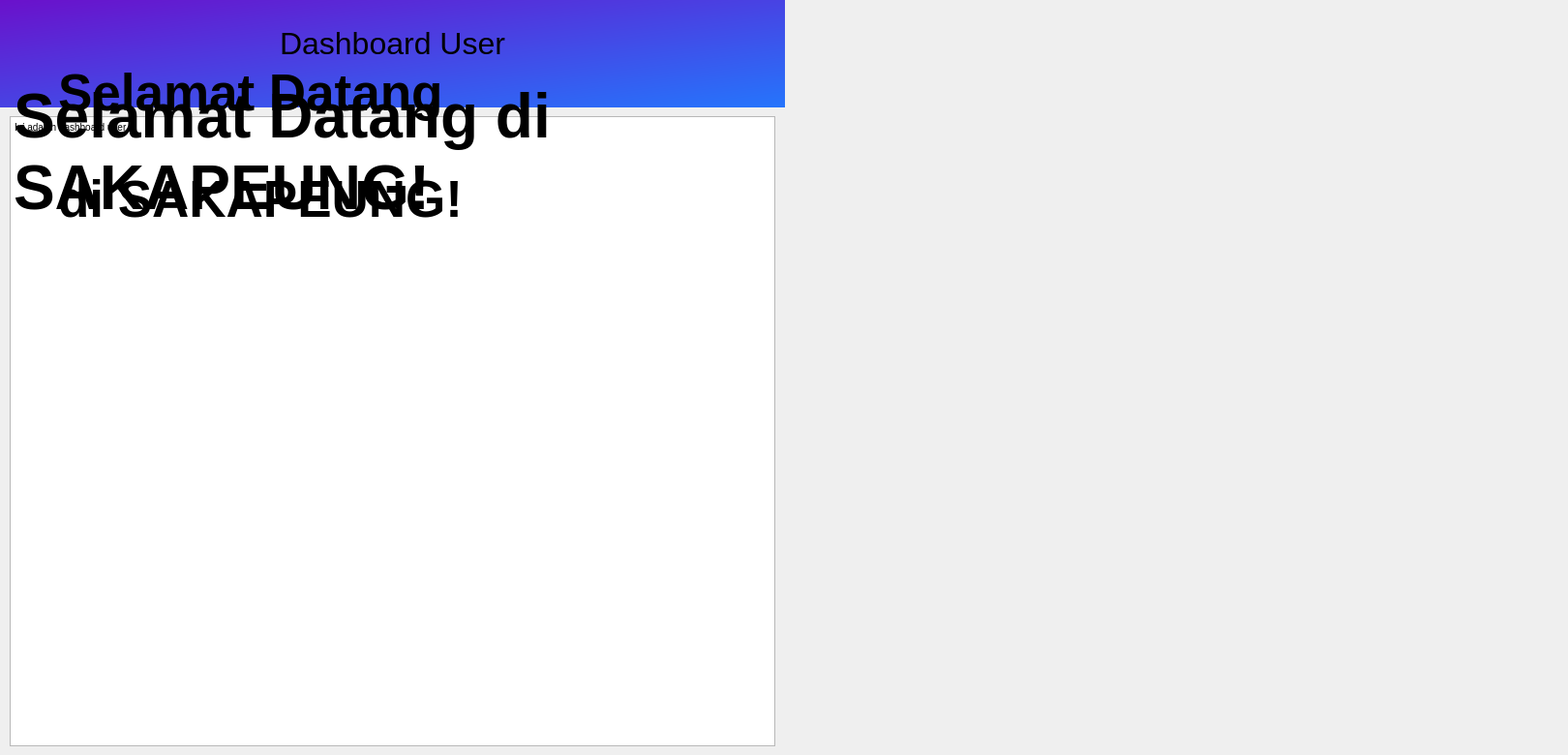
     <widget class="QWidget" name="user_dashboard">
      <widget class="QTextEdit" name="home_user">
       <property name="geometry">
        <rect>
         <x>10</x>
         <y>120</y>
         <width>791</width>
         <height>651</height>
        </rect>
       </property>
       <property name="html">
        <string>&lt;!DOCTYPE HTML PUBLIC &quot;-//W3C//DTD HTML 4.0//EN&quot; &quot;http://www.w3.org/TR/REC-html40/strict.dtd&quot;&gt;
&lt;html&gt;&lt;head&gt;&lt;meta name=&quot;qrichtext&quot; content=&quot;1&quot; /&gt;&lt;style type=&quot;text/css&quot;&gt;
p, li { white-space: pre-wrap; }
&lt;/style&gt;&lt;/head&gt;&lt;body style=&quot; font-family:'MS Shell Dlg 2'; font-size:7.8pt; font-weight:400; font-style:normal;&quot;&gt;
&lt;p style=&quot; margin-top:0px; margin-bottom:0px; margin-left:0px; margin-right:0px; -qt-block-indent:0; text-indent:0px;&quot;&gt;Ini adalah dashboard user&lt;/p&gt;&lt;/body&gt;&lt;/html&gt;</string>
       </property>
      </widget>
      <widget class="QTextBrowser" name="home_title_user">
       <property name="geometry">
        <rect>
         <x>0</x>
         <y>0</y>
         <width>811</width>
         <height>111</height>
        </rect>
       </property>
       <property name="styleSheet">
        <string notr="true">background: qlineargradient(x1:0, y1:0, x2:1, y2:1, stop:0 #6a11cb, stop:1 #2575fc);
border-radius: 0px; 
</string>
       </property>
       <property name="html">
        <string>&lt;!DOCTYPE HTML PUBLIC &quot;-//W3C//DTD HTML 4.0//EN&quot; &quot;http://www.w3.org/TR/REC-html40/strict.dtd&quot;&gt;
&lt;html&gt;&lt;head&gt;&lt;meta name=&quot;qrichtext&quot; content=&quot;1&quot; /&gt;&lt;style type=&quot;text/css&quot;&gt;
p, li { white-space: pre-wrap; }
&lt;/style&gt;&lt;/head&gt;&lt;body style=&quot; font-family:'MS Shell Dlg 2'; font-size:7.8pt; font-weight:400; font-style:normal;&quot;&gt;
&lt;p align=&quot;center&quot; style=&quot;-qt-paragraph-type:empty; margin-top:0px; margin-bottom:0px; margin-left:0px; margin-right:0px; -qt-block-indent:0; text-indent:0px;&quot;&gt;&lt;br /&gt;&lt;/p&gt;
&lt;p align=&quot;center&quot; style=&quot; margin-top:0px; margin-bottom:0px; margin-left:0px; margin-right:0px; -qt-block-indent:0; text-indent:0px;&quot;&gt;&lt;span style=&quot; font-size:6pt;&quot;&gt; &lt;/span&gt;&lt;/p&gt;
&lt;p align=&quot;center&quot; style=&quot; margin-top:0px; margin-bottom:0px; margin-left:0px; margin-right:0px; -qt-block-indent:0; text-indent:0px;&quot;&gt;&lt;span style=&quot; font-size:24pt;&quot;&gt;Dashboard User&lt;/span&gt;&lt;/p&gt;&lt;/body&gt;&lt;/html&gt;</string>
       </property>
      </widget>
      <widget class="QTextEdit" name="home_user_2">
       <property name="geometry">
        <rect>
         <x>10</x>
         <y>80</y>
         <width>711</width>
         <height>181</height>
        </rect>
       </property>
       <property name="styleSheet">
        <string notr="true">font-family: 'Montserrat';
font-size: 40pt; /* atau sesuaikan ukuran */   
color: #333333;  /* warna teks opsional */   
background-color: transparent; /* background opsional */
    border: none;
font-weight: bold;

 background-color: rgba(255, 255, 255, 0); /* semi-transparan putih */
    color: #000000;  /* teks tetap hitam/solid */
</string>
       </property>
       <property name="html">
        <string>&lt;!DOCTYPE HTML PUBLIC &quot;-//W3C//DTD HTML 4.0//EN&quot; &quot;http://www.w3.org/TR/REC-html40/strict.dtd&quot;&gt;
&lt;html&gt;&lt;head&gt;&lt;meta name=&quot;qrichtext&quot; content=&quot;1&quot; /&gt;&lt;style type=&quot;text/css&quot;&gt;
p, li { white-space: pre-wrap; }
&lt;/style&gt;&lt;/head&gt;&lt;body style=&quot; font-family:'Montserrat'; font-size:40pt; font-weight:600; font-style:normal;&quot;&gt;
&lt;p style=&quot; margin-top:0px; margin-bottom:0px; margin-left:0px; margin-right:0px; -qt-block-indent:0; text-indent:0px;&quot;&gt;&lt;span style=&quot; font-size:48pt;&quot;&gt;Selamat Datang di SAKAPEUNG!&lt;/span&gt;&lt;/p&gt;&lt;/body&gt;&lt;/html&gt;</string>
       </property>
      </widget>
      <widget class="QLabel" name="label_4">
       <property name="geometry">
        <rect>
         <x>-290</x>
         <y>0</y>
         <width>1611</width>
         <height>771</height>
        </rect>
       </property>
       <property name="text">
        <string/>
       </property>
       <property name="pixmap">
        <pixmap>3.png</pixmap>
       </property>
       <property name="scaledContents">
        <bool>true</bool>
       </property>
      </widget>
      <widget class="QLabel" name="label_11">
       <property name="geometry">
        <rect>
         <x>550</x>
         <y>350</y>
         <width>431</width>
         <height>391</height>
        </rect>
       </property>
       <property name="styleSheet">
        <string notr="true">background : transparent;</string>
       </property>
       <property name="text">
        <string/>
       </property>
       <property name="pixmap">
        <pixmap>4.png</pixmap>
       </property>
       <property name="scaledContents">
        <bool>true</bool>
       </property>
      </widget>
      <widget class="QLabel" name="label_5">
       <property name="geometry">
        <rect>
         <x>60</x>
         <y>30</y>
         <width>741</width>
         <height>131</height>
        </rect>
       </property>
       <property name="styleSheet">
        <string notr="true">font-family: 'Montserrat';
font-size: 40pt; /* atau sesuaikan ukuran */   
color: #333333;  /* warna teks opsional */   
background-color: transparent; /* background opsional */
    border: none;
font-weight: bold;

 background-color: rgba(255, 255, 255, 0); /* semi-transparan putih */
    color: #000000;  /* teks tetap hitam/solid */
</string>
       </property>
       <property name="text">
        <string>Selamat Datang</string>
       </property>
      </widget>
      <widget class="QLabel" name="label_6">
       <property name="geometry">
        <rect>
         <x>60</x>
         <y>140</y>
         <width>741</width>
         <height>131</height>
        </rect>
       </property>
       <property name="styleSheet">
        <string notr="true">font-family: 'Montserrat';
font-size: 40pt; /* atau sesuaikan ukuran */   
color: #333333;  /* warna teks opsional */   
background-color: transparent; /* background opsional */
    border: none;
font-weight: bold;

 background-color: rgba(255, 255, 255, 0); /* semi-transparan putih */
    color: #000000;  /* teks tetap hitam/solid */
</string>
       </property>
       <property name="text">
        <string>di SAKAPEUNG!</string>
       </property>
      </widget>
     </widget>
